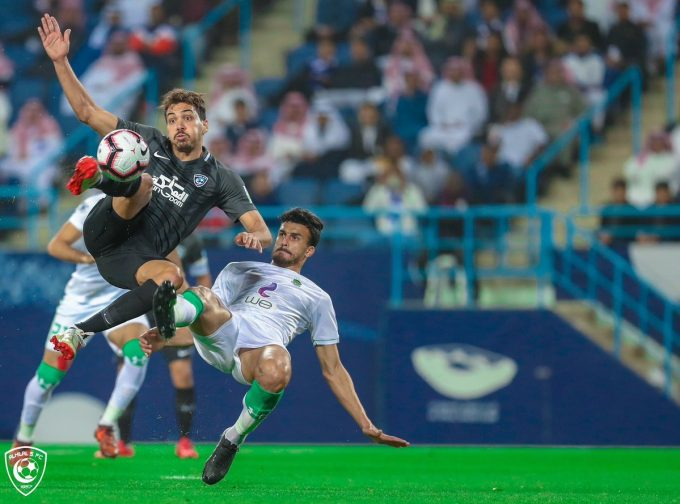
#> input picture ce3.jpg, 680 x 504 px
$ python ImageFlip.py --image ce3.jpg
#> lines starting #> are read from the running program, lines starting #| are printed output that depends on the picture
import numpy as np
import cv2 as cv
import argparse

ap=argparse.ArgumentParser()
ap.add_argument("-i","--image",required=True,help="Path to img")
args=vars(ap.parse_args())

img= cv.imread(args["image"])
#> img is the input picture: shape (504, 680, 3); mean B, G, R 100.4, 101.9, 69.7
cv.imshow("org",img)

flippedH=cv.flip(img,1)
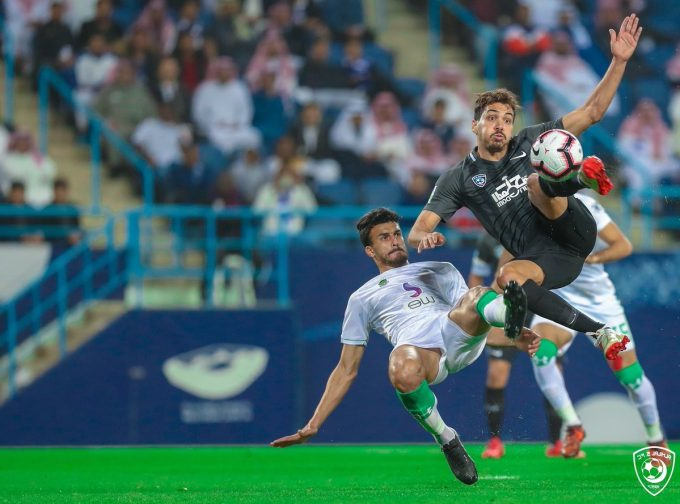
#> flippedH: shape (504, 680, 3); mean B, G, R 100.4, 101.9, 69.7
flippedV=cv.flip(img,0)
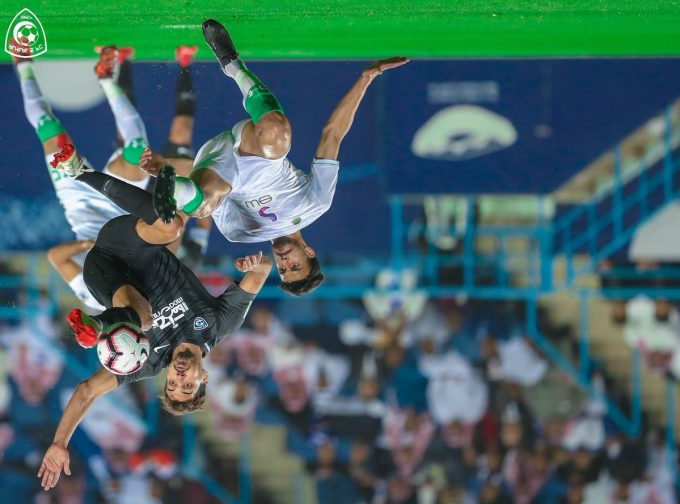
#> flippedV: shape (504, 680, 3); mean B, G, R 100.4, 101.9, 69.7
flippedHV=cv.flip(img,-1)
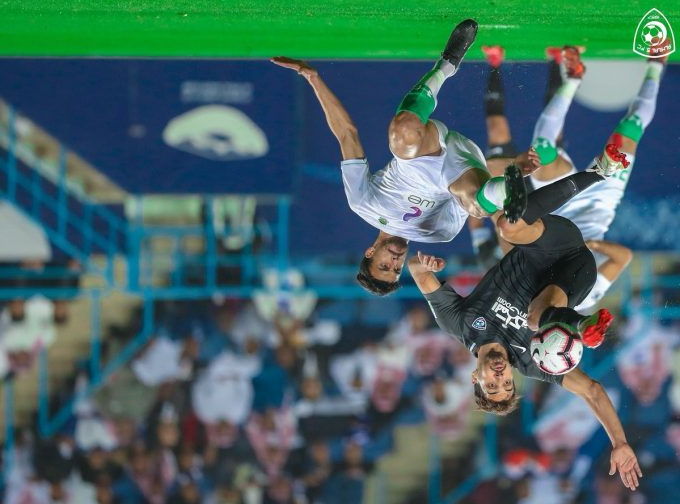
#> flippedHV: shape (504, 680, 3); mean B, G, R 100.4, 101.9, 69.7

cv.imshow("h",flippedH)
cv.imshow("v",flippedV)
cv.imshow("hv",flippedHV)
cv.waitKey(0)
